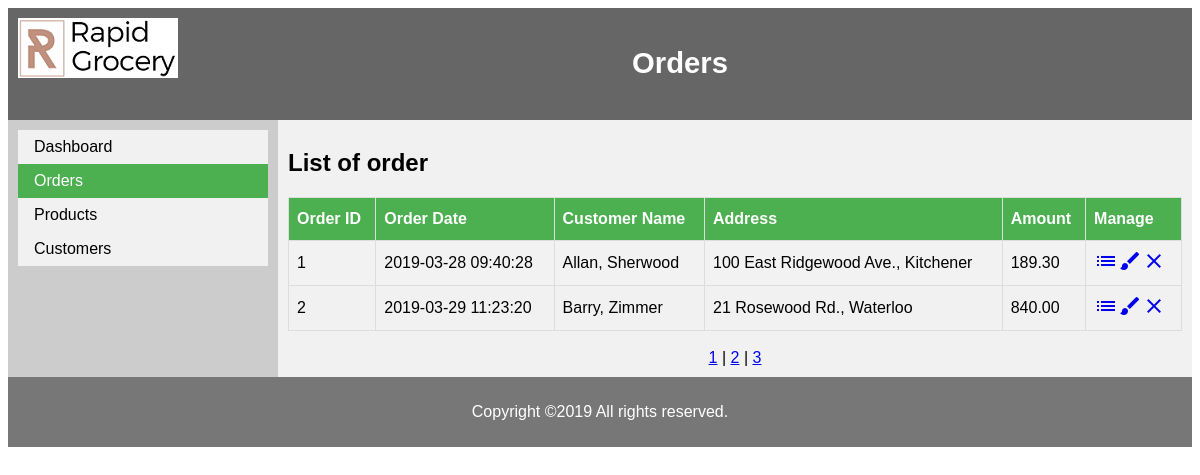
The app's page /admin/order.php with its own data.
### tables this page shows
CREATE TABLE orders (
  order_id           INT            PRIMARY KEY  AUTO_INCREMENT,
  customer_id        INT            NOT NULL,
  order_date         DATETIME       NOT NULL,
  ship_amount        DECIMAL(10,2)  NOT NULL,  
  ship_date          DATETIME                    DEFAULT NULL,
  ship_address_id    INT            NOT NULL,  
  billing_address_id  INT           NOT NULL,  
  last_updated         DATETIME             DEFAULT NULL,
  
  CONSTRAINT orders_fk_customers
    FOREIGN KEY (customer_id)
    REFERENCES customers (customer_id)
);

### admin/order.php (the view, shortened to what this page needs)
<?php
include "config.php";
   $sql_query = "select COUNT(*) AS 'num', o.order_id AS 'order_id', o.order_date AS 'order_date',
                 	   CONCAT(c.first_name, ', ', c.last_name) AS 'name',
                 	   CONCAT(a.line1, a.line2, ', ' , a.city) AS 'address',
                 		((oi.item_price - oi.discount_amount) * oi.quantity) AS 'item_total'
                 from order_items oi
                 	right JOIN orders o ON oi.order_id = o.order_id
                 	right JOIN customers c ON o.customer_id = c.customer_id
                 	left JOIN addresses a ON c.customer_id = a.customer_id
                 	where o.order_id
                 GROUP BY o.order_id;";
   $result = $con->query($sql_query);
?>
<!DOCTYPE html>
<html lang="en">
<head>
    <link rel="stylesheet" href="css/style.css">
</head>
<body>
<header>
    <img src="../img/logo.png" alt="logo"  style="float:left"/>
    <h3>Orders</h3>
</header>
<section>
    <article>
        <h2>List of order</h2>
        <table id="customers">
            <tr>
                <th>Order ID</th>
                <th>Order Date</th>
                <th>Customer Name</th>
                <th>Address</th>
                <th>Amount</th>
                <th>Manage</th>
            </tr>
            <?php
            if ($result->num_rows > 0) {
                while($row = $result->fetch_assoc()) {
                echo "<tr>";
                echo "<td>" . $row["order_id"]. "</td>";
                echo "<td>" . $row["order_date"]. "</td>";
                echo "<td>" . $row["name"]. "</td>";
                echo "<td>" . $row["address"]. "</td>";
                echo "<td>" . $row["item_total"]. "</td>";
                echo "<td><a href='order_detail.php?order_id=" .$row["order_id"]. "' class='material-icons' style='text-decoration:none'>list</i></a>";
                echo "<a href='order_edit.php?order_id=" .$row["order_id"]. "' class='material-icons' style='text-decoration:none'>brush</i></a>";
                echo "<a href='javascript:del_Orders(" .$row["order_id"]. ")' class='material-icons' style='text-decoration:none'>clear</i></a></td>";
                echo "</tr>";
                }
            } else {
                echo "0 results";
            }
            ?>
        </table>
        <br/>
        <div align="center">
        <a href="#">1</a> | <a href="#">2</a> | <a href="#">3</a>
        </div>
    </article>
</section>
<?php
include "footer.php";
?>
</body>
</html>

### admin/css/style.css (style rules this page uses)
* { box-sizing: border-box; }
body { font-family: Arial, Helvetica, sans-serif; }
header { background-color: #666; padding: 10px; text-align: center; font-size: 25px; color: white; }
section { display: -webkit-flex; display: flex; }
article { -webkit-flex: 3; -ms-flex: 3; flex: 3; background-color: #f1f1f1; padding: 10px; }
nav { background: #ccc; padding: 10px; }
nav ul { list-style-type: none; margin: 0; padding: 0; width: 250px; background-color: #f1f1f1; }
nav li a { display: block; color: #000; padding: 8px 16px; text-decoration: none; }
nav li a.active { background-color: #4CAF50; color: white; }
#customers { font-family: "Trebuchet MS", Arial, Helvetica, sans-serif; border-collapse: collapse; width: 100%; }
#customers td, #customers th { border: 1px solid #ddd; padding: 8px; }
#customers tr:nth-child(even) { background-color: #f2f2f2; }
#customers th { padding-top: 12px; padding-bottom: 12px; text-align: left; background-color: #4CAF50; color: white; }

### records on screen
orders: order_id "1", order_date "2019-03-28 09:40:28", name "Allan, Sherwood", address "100 East Ridgewood Ave., Kitchener", item_total "189.30"
orders: order_id "2", order_date "2019-03-29 11:23:20", name "Barry, Zimmer", address "21 Rosewood Rd., Waterloo", item_total "840.00"
